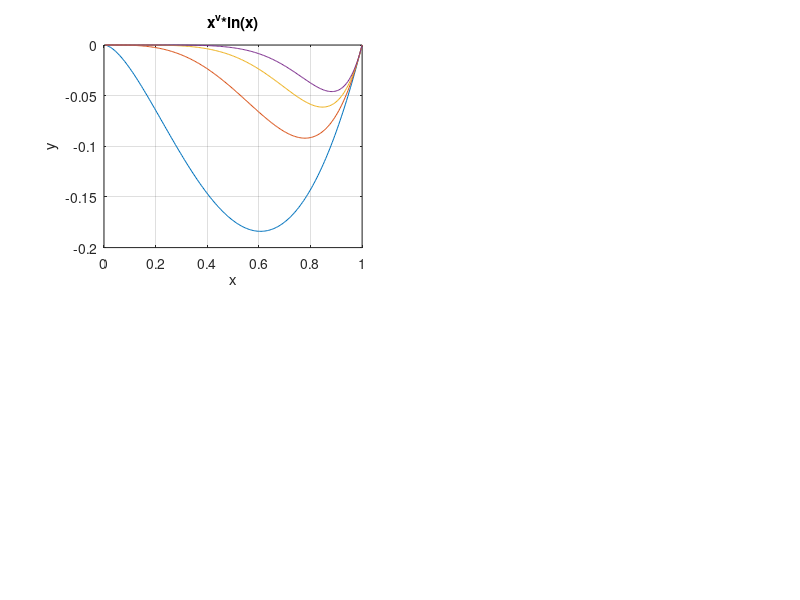

The MATLAB script that drew this image: (Note: this script raises an error after producing the figure.)
v=0;
subplot(2,2,1);
a=0;
b=1;
t=['x^v*ln(x)'];
x=linspace(a,b,200);
for i=1:4
    v=2*i;
    f=@(x) (x.^v).*log(x);
plot(x,f(x));
hold on;
end
grid on;
xlabel('x'); ylabel('y'); title(t);
xr=ginput(2);
for i=1:4
     f=@(x) (x.^v).*log(x);
    v=2*i;
[x_m,y_m]=fminbnd(f,xr(1,1),xr(2,1));
hold on
plot(x_m,y_m,'r*',xr(1,1),xr(1,2),'g*',xr(2,1),xr(2,2),'g*');
end